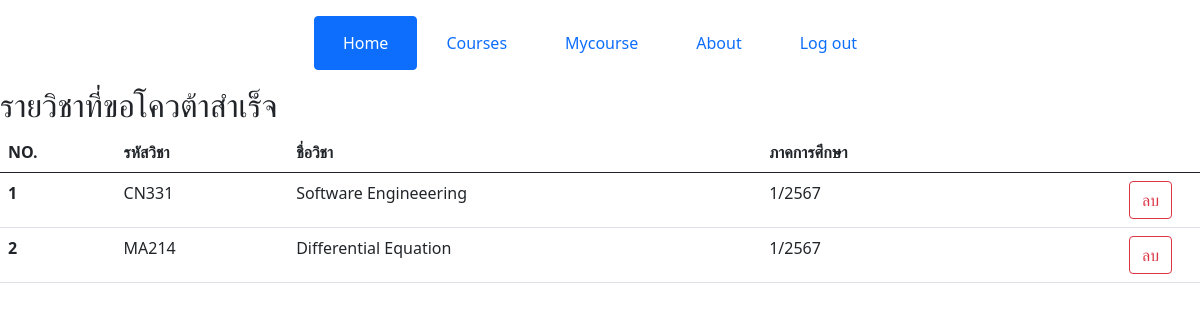
Before: /mycourse (signed in) with the older database file.
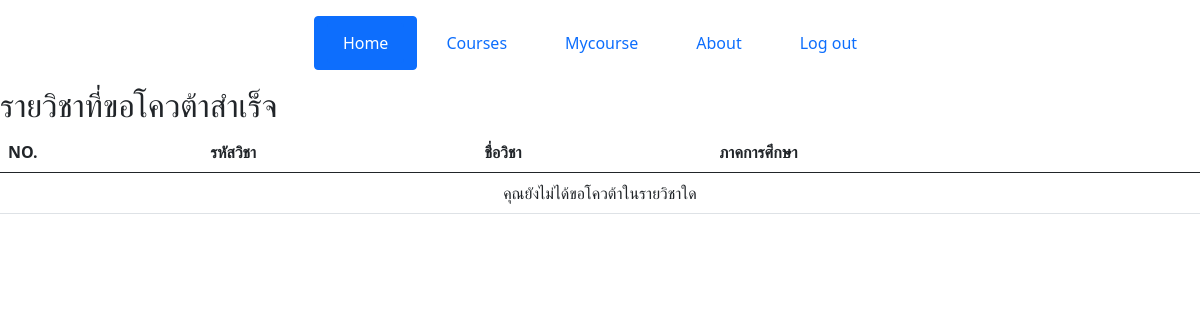
After: the same page with the newer database file.
### myapp/models.py (models this page shows, shortened)
class QuotaRequest(models.Model):
    user = models.ForeignKey(User, on_delete=models.CASCADE)
    course = models.ForeignKey(Course, on_delete=models.CASCADE)
    requested_at = models.DateTimeField(auto_now_add=True)

class Course(models.Model):
    subject_id = models.CharField(max_length=10)
    subject_name = models.CharField(max_length=100)
    subject_semester = models.CharField(max_length=10)
    subject_amount = models.IntegerField()
    subject_amount_remaining = models.IntegerField()
    quota_enabled = models.BooleanField(default=True)

### myapp/views.py (the view)
# urls.py: path("mycourse", views.mycourse),
def mycourse(request):
    requested_courses = QuotaRequest.objects.filter(user=request.user)
    context = {
        'requested_courses': requested_courses,
    }
    return render(request, 'mycourse.html', context)

### myapp/Templates/mycourse.html (shortened to what this page needs)
{% extends "base.html" %}
{% block content %}
<h2>รายวิชาที่ขอโควต้าสำเร็จ</h2>
<table class="table">
  <thead>
    <tr>
      <th scope="col">NO.</th>
      <th scope="col">รหัสวิชา</th>
      <th scope="col">ชื่อวิชา</th>
      <th scope="col">ภาคการศึกษา</th>
      <th scope="col"></th>
    </tr>
  </thead>
  <tbody>
    {% for request in requested_courses %}
    <tr>
      <th scope="row">{{ forloop.counter }}</th>
      <td>{{ request.course.subject_id }}</td>
      <td>{{ request.course.subject_name }}</td>
      <td>{{ request.course.subject_semester }}</td>
      <td><div class="text-end" style="margin-right: 20px;">
        <a href="{% url 'cancel_quota_request' request.course.id %}" class="btn btn-outline-danger"
          onclick="return confirm('คุณต้องยกเลิกการขอโควต้าวิชา {{ request.course.subject_id }} {{ request.course.subject_name }} หรือไม่?')">ลบ</a>
      </div></td>
    </tr>
    {% empty %}
    <tr>
      <td colspan="6" class="text-center">คุณยังไม่ได้ขอโควต้าในรายวิชาใด</td>
    </tr>
    {% endfor %}
  </tbody>
</table>
{% endblock %}

### myapp/Templates/base.html (shortened to what this page needs)
<!DOCTYPE html>
<html lang="en">
  <head>
    <link href="https://cdn.jsdelivr.net/npm/bootstrap@5.0.2/dist/css/bootstrap.min.css" rel="stylesheet">
</head>
<body>
    <header class="d-flex justify-content-center py-3">
      <ul class="nav nav-pills">
        <li class="nav-item btn btn-primary"><a href="/" class="nav-link active" aria-current="page">Home</a></li>
        <li class="nav-item btn"><a href="/courses" class="nav-link">Courses</a></li>
        <li class="nav-item btn"><a href="/mycourse" class="nav-link">Mycourse</a></li>
        <li class="nav-item btn"><a href="/about" class="nav-link">About</a></li>
        {% if user.is_authenticated %}
        <form action="{% url 'logout' %}" method="post">
                <li class="nav-item btn" type="submit"><a href="/logout" class="nav-link">Log out</a></li>
        </form>{% endif %}
      </ul>
    </header>
    <div>
        {% block content %}
        {% endblock %}
    </div>
</body>
</html>

Changed rows visible on the page:
removed QuotaRequest: course.subject_id "CN331", course.subject_name "Software Engineeering", course.subject_semester "1/2567"
removed QuotaRequest: course.subject_id "MA214", course.subject_name "Differential Equation", course.subject_semester "1/2567"
Other visible differences:
text now shown: "คุณยังไม่ได้ขอโควต้าในรายวิชาใด"
